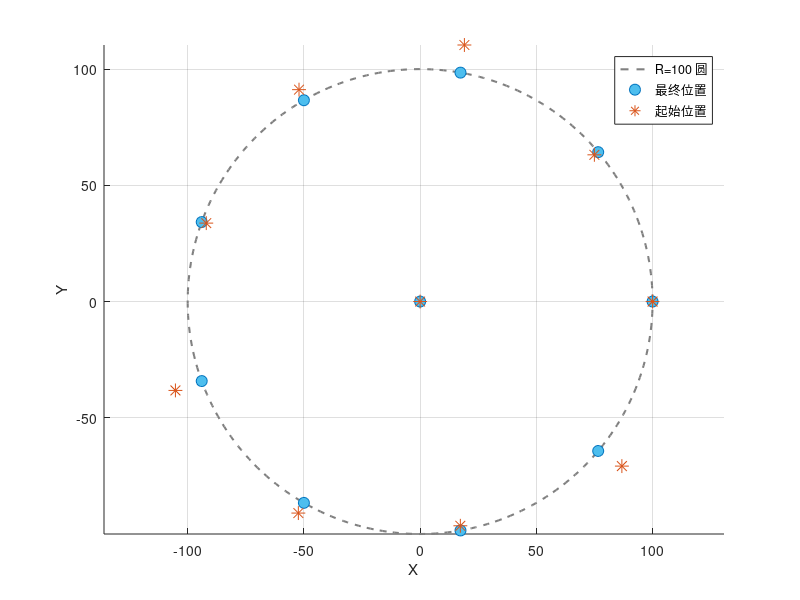

The MATLAB source for this figure:
theta_last = (0:8) * 2 *pi /9;
theta_now = [0, 40.1, 80.21, 119.75, 159.86, 199.96, 240.07, 280.17, 320.80] ./ 360 .* 2 .* pi;
rho_now = [100, 98, 112, 105, 98, 112, 105, 98, 112];
rho_last = 100;
% 极坐标转直角坐标
x_last = [0, rho_last .* cos(theta_last)];
y_last = [0, rho_last .* sin(theta_last)];
x_now  = [0, rho_now  .* cos(theta_now)];
y_now  = [0, rho_now  .* sin(theta_now)];


% 创建图形
figure;
hold on;
axis equal;
grid on;
% 绘制 R = 100 的圆 (灰色虚线)
t = linspace(0, 2*pi, 360);
h_circle = plot(100*cos(t), 100*sin(t), 'LineStyle','--', ...
    'Color',[0.5 0.5 0.5], 'LineWidth',1.5);
% 绘制 last 位置 (蓝色圆圈标记，无连线)
h_last = plot(x_last, y_last, 'LineStyle','none', ...
    'Marker','o', ...
    'MarkerEdgeColor',[0 0.4470 0.7410], ...
    'MarkerFaceColor',[0.3010 0.7450 0.9330], ...
    'MarkerSize',8);
% 绘制 now 位置 (红色星号标记，无连线)
h_now = plot(x_now, y_now, 'LineStyle','none', ...
    'Marker','*', ...
    'MarkerEdgeColor',[0.8500 0.3250 0.0980], ...
    'MarkerSize',10);
% % 标注各点编号
% for i = 1:length(x_last)
%     text(x_last(i)+2, y_last(i)+2, sprintf('L%d', i-1), ...
%         'Color',[0 0.4470 0.7410], 'FontSize',9);
%     text(x_now(i)+2,  y_now(i)+2,  sprintf('N%d', i-1), ...
%         'Color',[0.8500 0.3250 0.0980], 'FontSize',9);
% end
% 添加图例和标签
legend([h_circle, h_last, h_now], {'R=100 圆','最终位置','起始位置'}, ...
    'Location','best');
xlabel('X');
ylabel('Y');
% title('last 与 now 位置及 R=100 圆');
hold off;